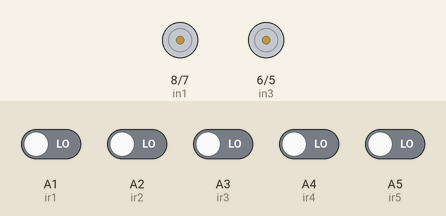
Simulated run of this sketch. Board: Arduino Uno, built with avr-gcc and run on an emulated ATmega328P. Parts: motor-driver pin pairs drawn as motors (green arrow = first pin HIGH = forward, orange = second pin HIGH = backward, longer = more drive, scaled by the enable pin). The test bench sets the inputs (shaded band); at power-on: A1 (ir1), A2 (ir2), A3 (ir3), A4 (ir4), A5 (ir5) LOW.

Above: at 1.8 s.
1.9 s: A1 (ir1) driven HIGH and A2 (ir2) driven HIGH
At 2.7 s:
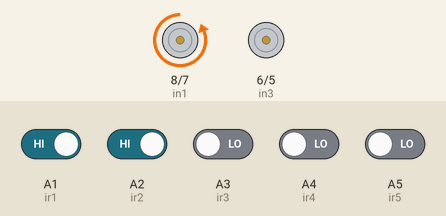
3.5 s: A5 (ir5) driven HIGH
At 3.9 s:
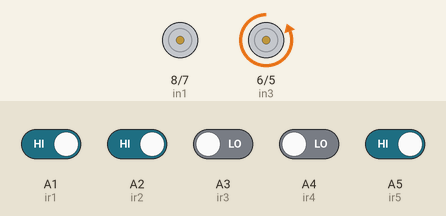
5.0 s: A2 (ir2) driven LOW
At 6.2 s:
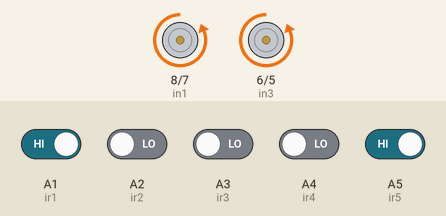
6.5 s: A2 (ir2) driven HIGH
At 7.3 s:
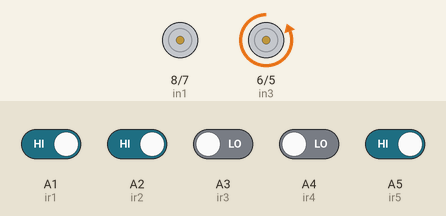
8.0 s: A3 (ir3) driven HIGH
At 8.5 s:
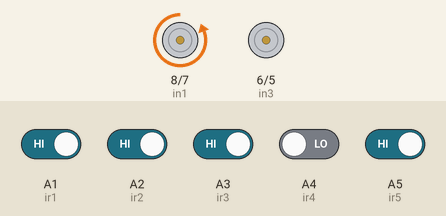
9.5 s: A4 (ir4) driven HIGH and A5 (ir5) driven LOW
At 10.8 s:
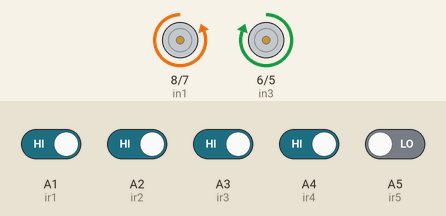
Timing chart, 0 to 12.0 s (numbered marks = the images above; inputs shaded):
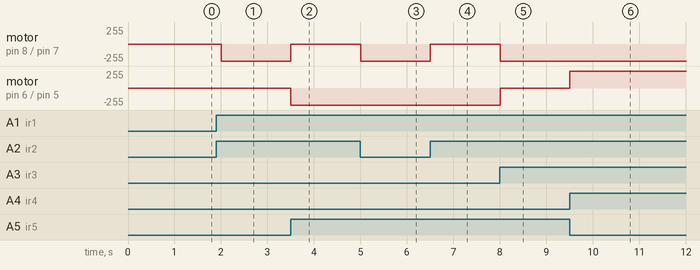

Measured:
- after the input at 1.9 s, motor on pin 8 (in1) / pin 7 (in2): stopped → backward 255/255 after 0.10 s
- after the input at 3.5 s, motor on pin 8 (in1) / pin 7 (in2): backward 255/255 → stopped at once; motor on pin 6 (in3) / pin 5 (in4): stopped → backward 255/255 at once
- after the input at 5.0 s, motor on pin 8 (in1) / pin 7 (in2): stopped → backward 255/255 at once
- after the input at 6.5 s, motor on pin 8 (in1) / pin 7 (in2): backward 255/255 → stopped at once
- after the input at 8.0 s, motor on pin 8 (in1) / pin 7 (in2): stopped → backward 255/255 at once; motor on pin 6 (in3) / pin 5 (in4): backward 255/255 → stopped at once
- after the input at 9.5 s, motor on pin 6 (in3) / pin 5 (in4): stopped → forward 255/255 at once

The sketch:

Car_line_OK.ino
```cpp
/*
   Author : Tran Viet An
   Class  : 19CE - VKU
   Github : TranVietAn1606/Robocar2023_VKU
   Content: Line detector car uses 5-channel infrared sensor
   Contact: tvan.19ce@vku.udn.vn
*/
#define enA 10
#define in1 8
#define in2 7
#define in3 6
#define in4 5
#define enB 9
#define ir1 A1
#define ir2 A2
#define ir3 A3
#define ir4 A4
#define ir5 A5
void setup() {
  pinMode(in1, OUTPUT);
  pinMode(in2, OUTPUT);
  pinMode(in3, OUTPUT);
  pinMode(in4, OUTPUT);
  pinMode(enA, OUTPUT);
  pinMode(enB, OUTPUT);
  pinMode(ir1, INPUT);
  pinMode(ir2, INPUT);
  pinMode(ir3, INPUT);
  pinMode(ir4, INPUT);
  pinMode(ir5, INPUT);
}
void loop() {
  int s1 = digitalRead(ir1);
  int s2 = digitalRead(ir2);
  int s3 = digitalRead(ir3);
  int s4 = digitalRead(ir4);
  int s5 = digitalRead(ir5);
  if ((s1 == 1) && (s2 == 1) && (s3 == 0) && (s4 == 1) && (s5 == 1))  {
    analogWrite(enA, 460);
    analogWrite(enB, 460);
    digitalWrite(in1, LOW);
    digitalWrite(in2, HIGH);
    digitalWrite(in3, LOW);
    digitalWrite(in4, HIGH);
  }
  if ((s1 == 1) && (s2 == 0) && (s3 == 0) && (s4 == 0) && (s5 == 1))  {
    analogWrite(enA, 460);
    analogWrite(enB, 460);
    digitalWrite(in1, LOW);
    digitalWrite(in2, HIGH);
    digitalWrite(in3, LOW);
    digitalWrite(in4, HIGH);
  }
  if ((s1 == 1) && (s2 == 0) && (s3 == 1) && (s4 == 1) && (s5 == 1))  {
    analogWrite(enA, 510);
    analogWrite(enB, 510);
    digitalWrite(in1, LOW);
    digitalWrite(in2, LOW);
    digitalWrite(in3, LOW);
    digitalWrite(in4, HIGH);
  }
  if ((s1 == 0) && (s2 == 1) && (s3 == 1) && (s4 == 1) && (s5 == 1))  {
    analogWrite(enA, 510);
    analogWrite(enB, 510);
    digitalWrite(in1, HIGH);
    digitalWrite(in2, LOW);
    digitalWrite(in3, LOW);
    digitalWrite(in4, HIGH);
  }
  if ((s1 == 1) && (s2 == 1) && (s3 == 1) && (s4 == 0) && (s5 == 1))  {
    analogWrite(enA, 510);
    analogWrite(enB, 510);
    digitalWrite(in1, LOW);
    digitalWrite(in2, HIGH);
    digitalWrite(in3, LOW);
    digitalWrite(in4, LOW);
  }
  if ((s1 == 1) && (s2 == 1) && (s3 == 1) && (s4 == 1) && (s5 == 0))  {
    analogWrite(enA, 460);
    analogWrite(enB, 460);
    digitalWrite(in1, LOW);
    digitalWrite(in2, HIGH);
    digitalWrite(in3, HIGH);
    digitalWrite(in4, LOW);
  }
  if ((s1 == 1) && (s2 == 1) && (s3 == 0) && (s4 == 0) && (s5 == 1))  {
    analogWrite(enA, 510);
    analogWrite(enB, 510);
    digitalWrite(in1, LOW);
    digitalWrite(in2, LOW);
    digitalWrite(in3, LOW);
    digitalWrite(in4, HIGH);
  }
  if ((s1 == 1) && (s2 == 1) && (s3 == 1) && (s4 == 0) && (s5 == 0))  {
    analogWrite(enA, 510);
    analogWrite(enB, 510);
    digitalWrite(in1, LOW);
    digitalWrite(in2, HIGH);
    digitalWrite(in3, LOW);
    digitalWrite(in4, LOW);
  }
  if ((s1 == 1) && (s2 == 0) && (s3 == 0) && (s4 == 1) && (s5 == 1))  {
    analogWrite(enA, 510);
    analogWrite(enB, 510);
    digitalWrite(in1, LOW);
    digitalWrite(in2, HIGH);
    digitalWrite(in3, LOW);
    digitalWrite(in4, LOW);
  }
  if ((s1 == 0) && (s2 == 0) && (s3 == 1) && (s4 == 1) && (s5 == 1))  {
    analogWrite(enA, 510);
    analogWrite(enB, 510);
    digitalWrite(in1, LOW);
    digitalWrite(in2, LOW);
    digitalWrite(in3, LOW);
    digitalWrite(in4, HIGH);
  }
  if ((s1 == 0) && (s2 == 0) && (s3 == 0) && (s4 == 1) && (s5 == 1))  {
    analogWrite(enA, 510);
    analogWrite(enB, 510);
    digitalWrite(in1, LOW);
    digitalWrite(in2, LOW);
    digitalWrite(in3, LOW);
    digitalWrite(in4, HIGH);
  }
  if ((s1 == 1) && (s2 == 1) && (s3 == 0) && (s4 == 0) && (s5 == 0))  {
    analogWrite(enA, 510);
    analogWrite(enB, 510);
    digitalWrite(in1, LOW);
    digitalWrite(in2, HIGH);
    digitalWrite(in3, LOW);
    digitalWrite(in4, LOW);
  }
  if ((s1 == 0) && (s2 == 0) && (s3 == 0) && (s4 == 0) && (s5 == 0))  {
    digitalWrite(in1, LOW);
    digitalWrite(in2, LOW);
    digitalWrite(in3, LOW);
    digitalWrite(in4, LOW);
    delay(500);
  }
}
```
